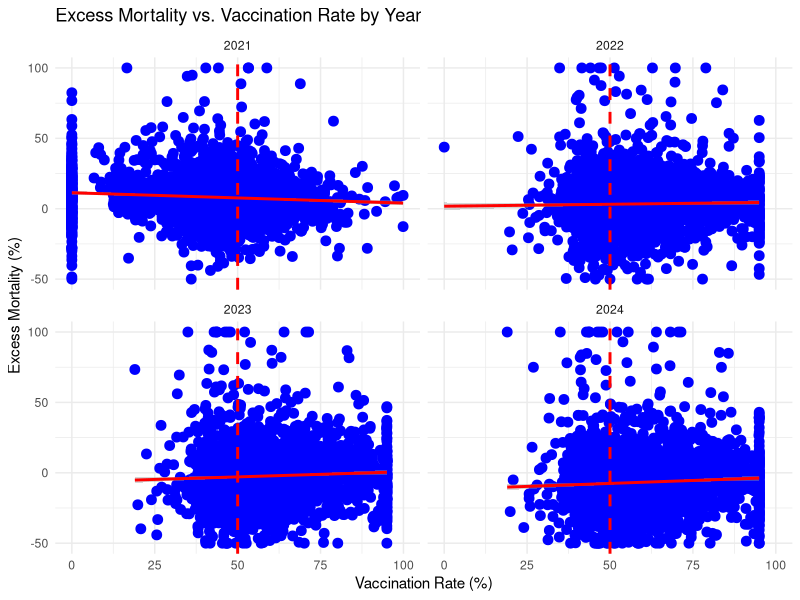

Here is the R script that generated this plot:
# Loads necessary libraries
library(ggplot2)
library(dplyr)

# Reads data
df <- read.csv("65_plus_excess_mortality.csv")

# Computes min and max values
min_rate <- min(df$rate, na.rm = TRUE)
max_rate <- max(df$rate, na.rm = TRUE)
min_excess_pct <- min(df$excess_pct, na.rm = TRUE)
max_excess_pct <- max(df$excess_pct, na.rm = TRUE)

# Prints the values
cat("Min Vaccination Rate:", min_rate, "\n")
cat("Max Vaccination Rate:", max_rate, "\n")
cat("Min Excess Mortality:", min_excess_pct, "\n")
cat("Max Excess Mortality:", max_excess_pct, "\n")

# Modifies excess_pct values
df$excess_pct <- ifelse(df$excess_pct > 100, 100, df$excess_pct)
df$excess_pct <- ifelse(df$excess_pct < -50, -50, df$excess_pct)

# Function to fit a linear model and return a summary for each year
fit_model_by_year <- function(data) {
  lm_model <- lm(excess_pct ~ rate, data = data)
  summary(lm_model)
}

# Splits data by year and apply the function
models_by_year <- df %>%
  group_by(year) %>%
  group_split() %>%
  lapply(fit_model_by_year)

# Prints results for each year
for (i in seq_along(models_by_year)) {
  cat("\nYear:", unique(df$year)[i], "\n")
  print(models_by_year[[i]])
}

# Creates the plot with regression line
ggplot(data = df, aes(x = rate, y = excess_pct)) +
  geom_point(size = 3, color = "blue") +
  geom_smooth(method = "lm", color = "red", se = TRUE) + # Add regression line
  facet_wrap(~ year) +
  labs(
    title = "Excess Mortality vs. Vaccination Rate by Year",
    x = "Vaccination Rate (%)",
    y = "Excess Mortality (%)"
  ) +
  scale_y_continuous(limits = c(-50, 100)) + # Set Y-axis limits
  scale_x_continuous(limits = c(0, 100)) +  # Set X-axis limits
  geom_vline(xintercept = 50, linetype = "dashed", color = "red", size = 1) + # Add vertical line at x = 50
  theme_minimal()
